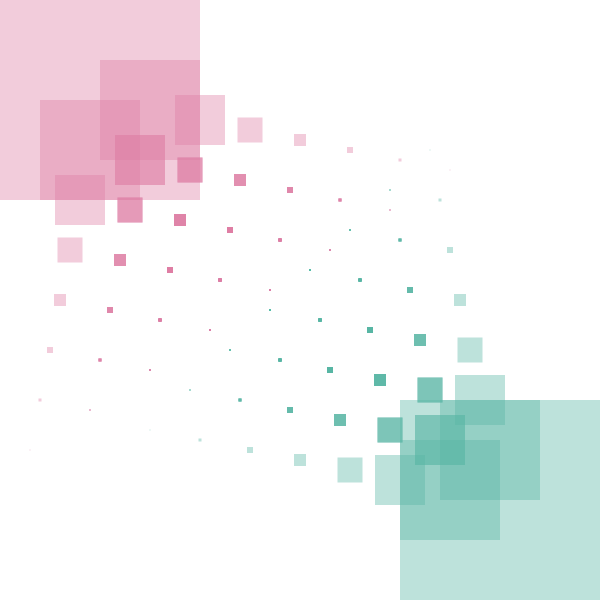
Frame 1 (no input)
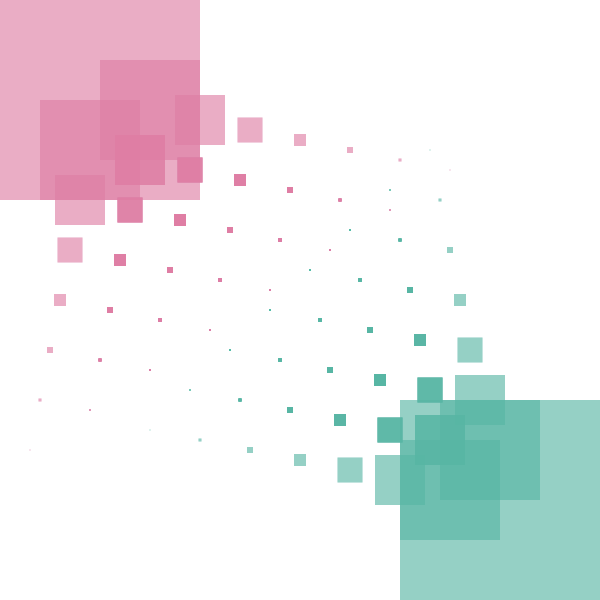
Frame 2 (the mouse pressed at the canvas centre, redrawn once)

The Processing sketch that drew these frames (run headless with seeded random() and noise(); the mouse was pressed at the canvas centre and the sketch redrawn once):

// Processing sketch: processing_164864
// ── processing_164864.pde

int n=8;

void setup(){
 size(600,600);
 background(255);
 noStroke();
 smooth();
 noLoop();
}
void draw(){
  drawSquare(100,100,200,8);
  drawSquaree(500,500,200,8);
}
void drawSquare(int x,int y,int line, int num){
  float tt=126*num/4.0;
  fill(#dd7ca3,100);
  rectMode(CENTER);
  rect(x,y,line,line);
  if(num>1){
    num=num-1;
    drawSquare(x+50,y+10,line/2,num);
    drawSquare(x-10,y+50,line/2,num);

  }
}
void drawSquaree(int a, int b, int linee, int num){
float tt=126*num/4.0;
  fill(#57b6a2,100);
  rectMode(CENTER);
  rect(a,b,linee,linee);
  if(num>1){
    num=num-1;
    drawSquaree(a-10,b-50,linee/2,num);
    drawSquaree(a-50,b-10,linee/2,num);
  }
  }
